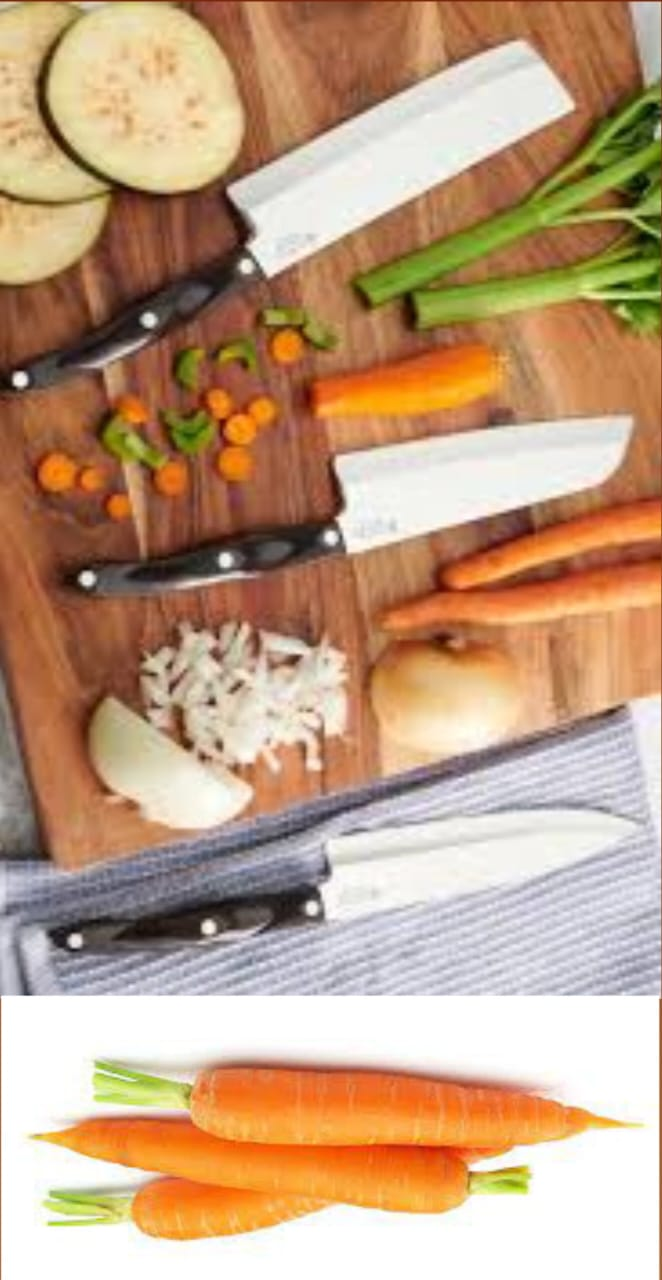
#> input picture dataset/own_test/1.jpg, 662 x 1280 px, found by its file name; its folder holds 4 pictures in this run
$ python resizer.py
#> lines starting #> are read from the running program, lines starting #| are printed output that depends on the picture
import cv2
import os

input_folder = '/home/jyunth/repos/ToddlerShieldAI/dataset/own_test'  # Replace with the path to your input folder
output_folder = '/home/jyunth/repos/ToddlerShieldAI/dataset/own_test_resized'  # Replace with the path to your output folder

output_size = (64, 64)

# Create the output folder if it doesn't exist
if not os.path.exists(output_folder):
    os.makedirs(output_folder)

# Iterate through the images in the input folder
for image_name in os.listdir(input_folder):
    image_path = os.path.join(input_folder, image_name)

    # Read the image using OpenCV
    image = cv2.imread(image_path)
#> image is the input picture: shape (1280, 662, 3); mean B, G, R 130.2, 159.6, 193

    # Resize the image
    resized_image = cv2.resize(image, output_size)
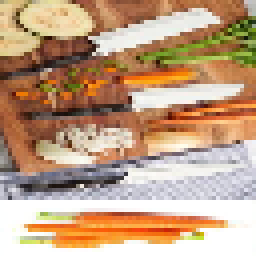
#> resized_image: shape (64, 64, 3) (shown 4 times larger); mean B, G, R 130.1, 159.2, 192.6

    # Save the resized image to the output folder
    output_path = os.path.join(output_folder, image_name)
    cv2.imwrite(output_path, resized_image)
#> pass 2 of the loop `for image_name in os.listdir(input_folder):`:
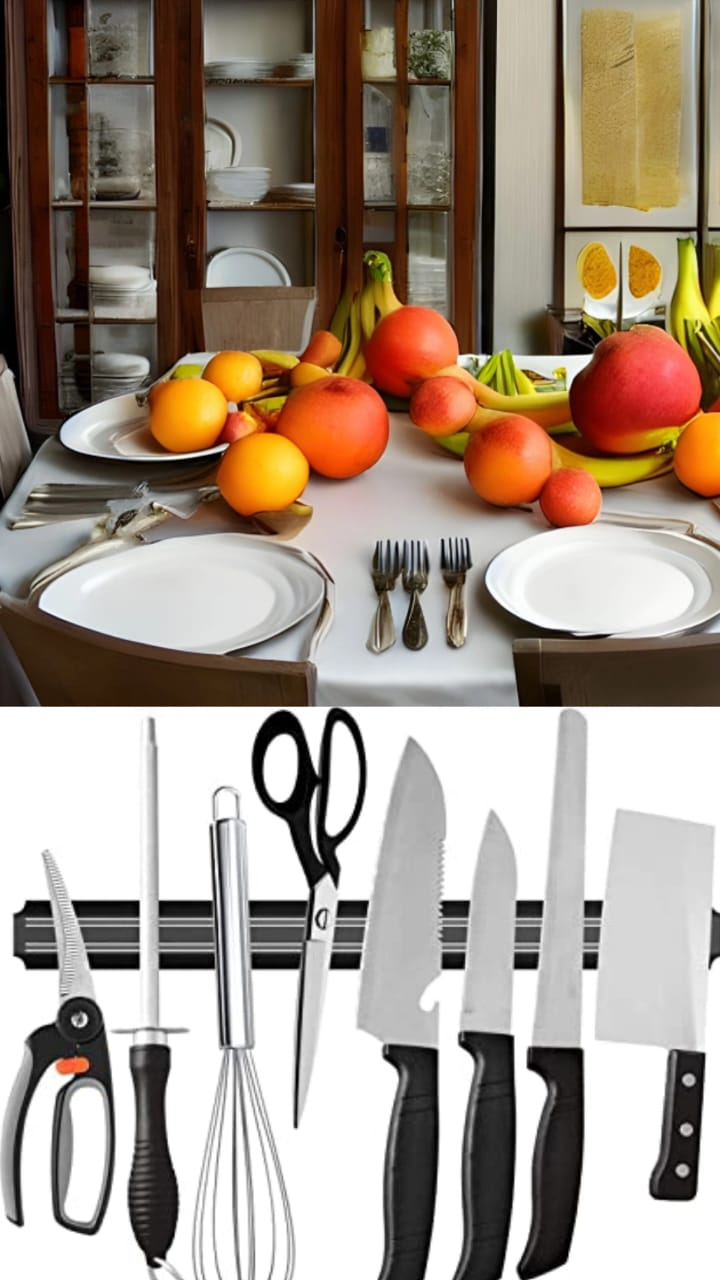
#> input picture dataset/own_test/2.jpg, 720 x 1280 px, found by its file name
#> image is the input picture: shape (1280, 720, 3); mean B, G, R 134.9, 148.2, 162.4
#> `resized_image = cv2.resize(image, output_size)`:
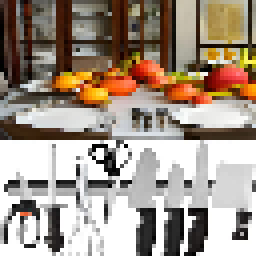
#> resized_image: shape (64, 64, 3) (shown 4 times larger); mean B, G, R 135.6, 148.8, 162.8
#> pass 3 of the loop `for image_name in os.listdir(input_folder):`:
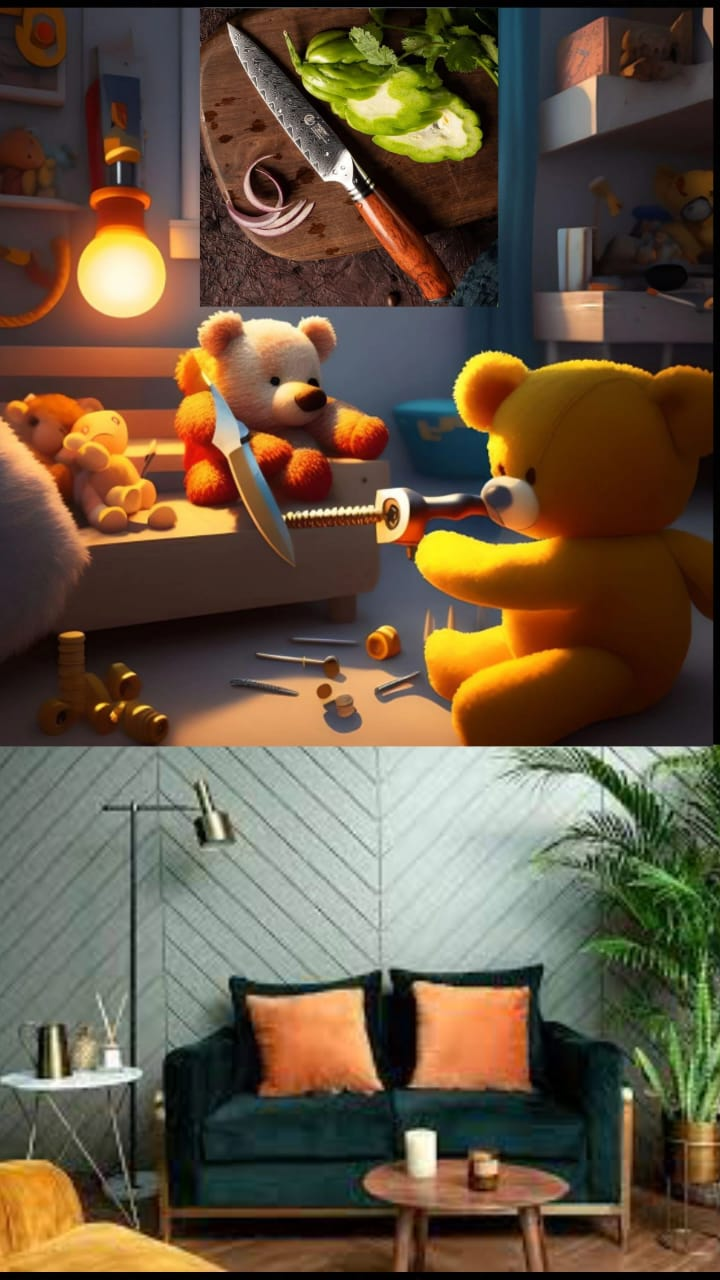
#> input picture dataset/own_test/3.jpg, 720 x 1280 px, found by its file name
#> image is the input picture: shape (1280, 720, 3); mean B, G, R 65.7, 86.5, 103
#> `resized_image = cv2.resize(image, output_size)`:
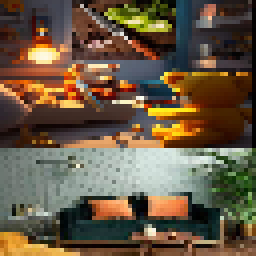
#> resized_image: shape (64, 64, 3) (shown 4 times larger); mean B, G, R 66.8, 87.9, 104.5
#> the loop made 4 passes; the first 3 are shown
